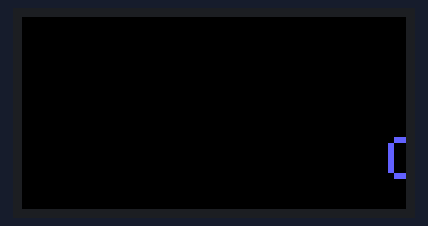
Bench run of a sketch on a simulated ESP8266 (NodeMCU). Shown: 64×32 colour display.

Above: at 3.22 s.
At 7.8 s:
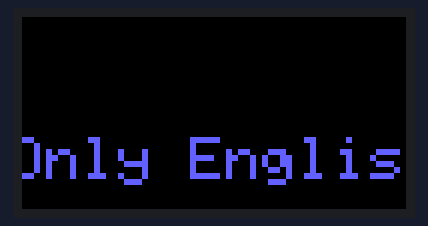
At 12.37 s:
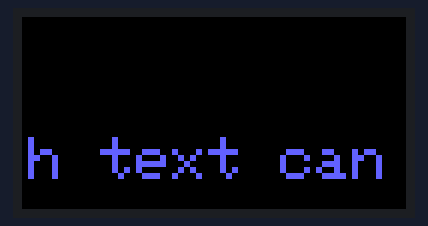
At 21.52 s:
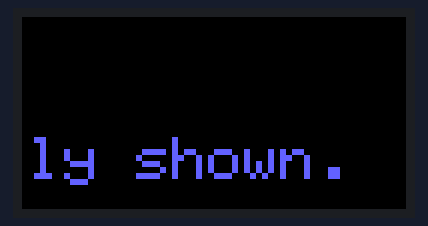
At 30.71 s:
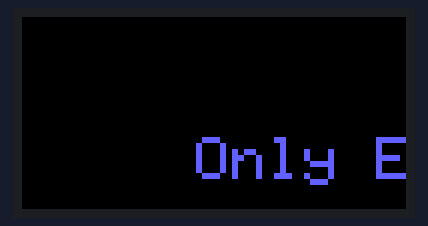
At 39.86 s:
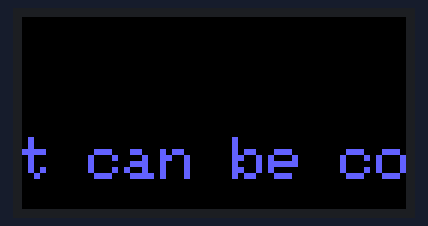

The sketch:

ESP8266.ino
```cpp
#include <PxMatrix.h>
#include <Ticker.h>

// Pins for LED MATRIX
#define P_LAT 16
#define P_A 5
#define P_B 4
#define P_C 15
#define P_D 12
#define P_E 0
#define P_OE 2

#define matrix_width 64
#define matrix_height 32

Ticker display_ticker;
PxMATRIX display(64, 32, P_LAT, P_OE, P_A, P_B, P_C, P_D);

// This defines the 'on' time of the display is us. The larger this number,
// the brighter the display. If too large the ESP will crash
uint8_t display_draw_time=30; //30-70 is usually fine

// ISR for display refresh
void display_updater()
{
  display.display(display_draw_time);
}

void display_update_enable(bool is_enable)
{
  if (is_enable)
    display_ticker.attach(0.004, display_updater);
  else
    display_ticker.detach();
}

void setup() {
  Serial.begin(9600);
  // Define your display layout here, e.g. 1/8 step, and optional SPI pins begin(row_pattern, CLK, MOSI, MISO, SS)
  display.begin(16);
  //display.begin(8, 14, 13, 12, 4);

  // Set the time in microseconds that we pause after selecting each mux channel
  // (May help if some rows are missing / the mux chip is too slow)
  // MY CASE: WITHOUT THIS THERE WILL BE SOME MISSING LINES
  display.setMuxDelay(1,1,1,1,1);

  // Set the brightness of the panels (default is 255)
  display.setBrightness(50);

  display.clearDisplay();
  display_update_enable(true);

  delay(3000);
}

void scroll_text(uint8_t ypos, unsigned long scroll_delay, String text, uint8_t colorR, uint8_t colorG, uint8_t colorB)
{
    uint16_t text_length = text.length();
    display.setTextWrap(false);  // we don't wrap text so it scrolls nicely
    display.setTextSize(1);
    display.setRotation(0);
    display.setTextColor(display.color565(colorR,colorG,colorB));

    // Asuming 5 pixel average character width
    for (int xpos=matrix_width; xpos>-(matrix_width+text_length*5); xpos--)
    {
      display.setTextColor(display.color565(colorR,colorG,colorB));
      display.clearDisplay();
      display.setCursor(xpos,ypos);
      display.println(text);
      delay(scroll_delay);
      yield();

      // This might smooth the transition a bit if we go slow
      // display.setTextColor(display.color565(colorR/4,colorG/4,colorB/4));
      // display.setCursor(xpos-1,ypos);
      // display.println(text);

      delay(scroll_delay/5);
      yield();

    }
}

void loop() {
  String text;
  text = "Only English text can be correctly shown.";
  scroll_text(20,60,text,96,96,250);
  display.clearDisplay();

  delay(1000);
}
```
